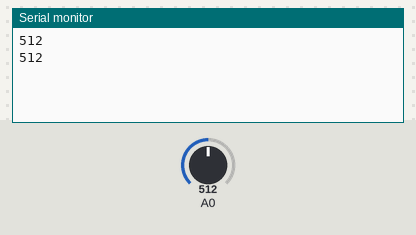
Bench run of a sketch on a simulated Arduino Uno, built with avr-gcc and run on an emulated ATmega328P. Parts: the last lines printed to the serial monitor. The inputs (shaded band) are chosen by the test bench; at power-on: A0 = 512.

Above: at 1.2 s.
1.3 s: A0 set to 716
At 2.6 s:
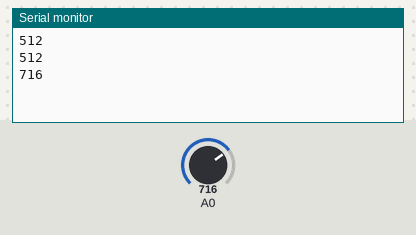
2.8 s: A0 set to 900
At 3.5 s:
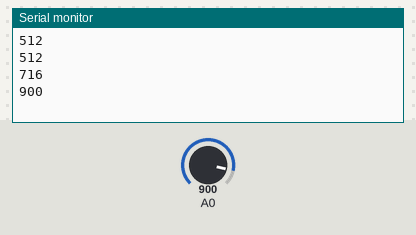
Timing chart, 0 to 5.8 s (numbered marks = the images above; inputs shaded):
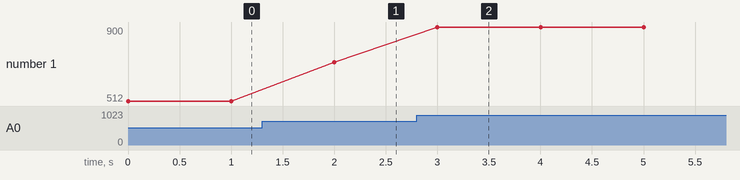

The sketch:

sketch_mar18b.ino
```cpp
void setup() {

  Serial.begin(9600);

  // put your setup code here, to run once:

}

void loop() {
  int a = analogRead(A0);
  Serial.println(analogRead(A0));
  delay(1000);
  // put your main code here, to run repeatedly:

}
```

Measured:
- after the input at 1.3 s, the serial monitor: prints a new line after 0.70 s (image 1)
- after the input at 2.8 s, the serial monitor: prints a new line after 0.20 s (image 2)
- plotted number 1: 512 → 716 after the input at 1.3 s, 716 → 900 after the input at 2.8 s
